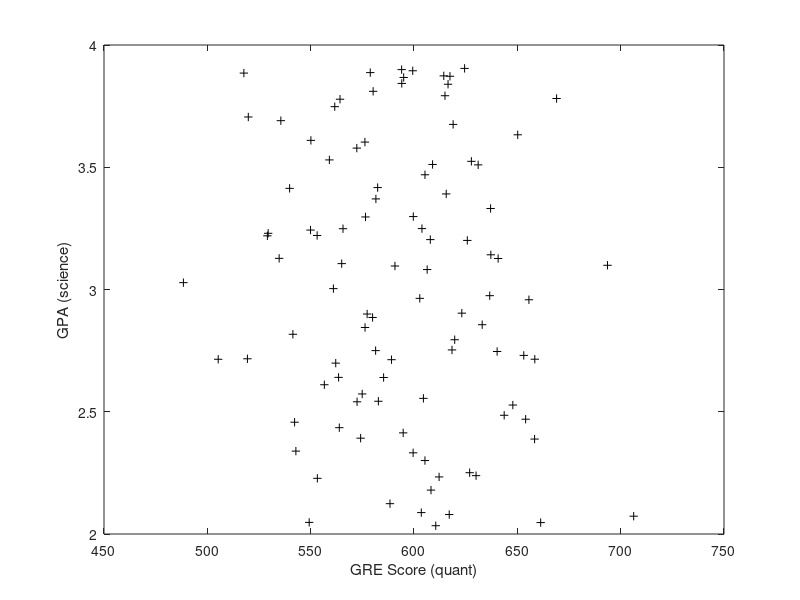

Write the MATLAB code that produced this figure. (Note: this script raises an error after producing the figure.)
% colliderDemo.m
%
% How conditioning on a collider introduces spurious correlations
% Inspired by Judea Pearl's "The Book of Why", see pp. 197-200.
%
% RTB wrote it, 12 January 2021; post Trump mob storming capital

%% Generate some fake data for GPA and GRE scores that are uncorrelated:

nApps = 100;    % # of applications to grad school

% GPAs, uniformly distributed over [2,4):
gpa = (rand(nApps,1) .* 2) + 2;

% GRE scores normally distributed around a mean of 600, with s.d. of 40:
gre = normrnd(600,40,nApps,1);

figure
plot(gre,gpa,'k+');
hold on
xlabel('GRE Score (quant)'); ylabel('GPA (science)');
% plot least squares regression line for each data set
lsline

% calculate correlation:
[rhoAll,pvalAll] = corr(gre,gpa);

%% Decide who gets accepted: 
% normalize each metric, add them together, then accept the top half

nlGPA = (gpa - min(gpa)) ./ (max(gpa) - min(gpa));
nlGRE = (gre - min(gre)) ./ (max(gre) - min(gre));
totScore = nlGPA + nlGRE;
acc = totScore > median(totScore);

%% Now look to see if we have introduced a correlation:

plot(gre(acc),gpa(acc),'ro');
%('GRE of those accepted'); ylabel('GPA of those accepted');
% plot least squares regression line for each data set
lsline

% calculate correlation:
[rhoAcc,pvalAcc] = corr(gre(acc),gpa(acc));
tStr = sprintf('R_a_l_l=%0.2f, P_a_l_l= %0.3f, R_a_c_c=%0.2f, P_a_c_c=%0.3f',...
    rhoAll,pvalAll,rhoAcc,pvalAcc);
title(tStr);

legend('All','All','Accepted','Accepted','Location','NorthEast');

% %% Use "real" data, where we start with pos. corr.
% 
% ds82 = readtable('Grad_School_82.xlsx'); % All graduate programs (*census*)
% ds15 = readtable('Grad_School_15.xlsx'); % random sample of 15
% 
% %% Plot GPA and GRE scores
% 
% figure
% plot(ds82.GRE,ds82.GPA,'k+');
% hold on
% plot(ds15.GRE,ds15.GPA,'ro');
% xlabel('GRE Score (quant)'); ylabel('GPA (science)');
% % plot least squares regression line for each data set
% lsline
% legend('Census','Sample','Sample','Census','Location','NorthWest');
% 
% [rho,pval] = corr(ds82.GRE,ds82.GPA);
% tStr = sprintf('R = %0.2f, pVal = %0.3f',rho,pval);
% title(tStr);
% 
% %% Same drill: Decide who gets accepted: 
% % normalize each metric, add them together, then accept the top half
% 
% nlGPA = nl(ds82.GPA);
% nlGRE = nl(ds82.GRE);
% totScore = nlGPA + nlGRE;
% acc = totScore > median(totScore);
% 
% %% Condition on acceptance:
% 
% figure
% plot(ds82.GRE(acc),ds82.GPA(acc),'k+');
% xlabel('GRE of those accepted'); ylabel('GPA of those accepted');
% % plot least squares regression line for each data set
% lsline
% 
% [rho,pval] = corr(ds82.GRE(acc),ds82.GPA(acc));
% tStr = sprintf('R = %0.2f, pVal = %0.3f',rho,pval);
% title(tStr);
